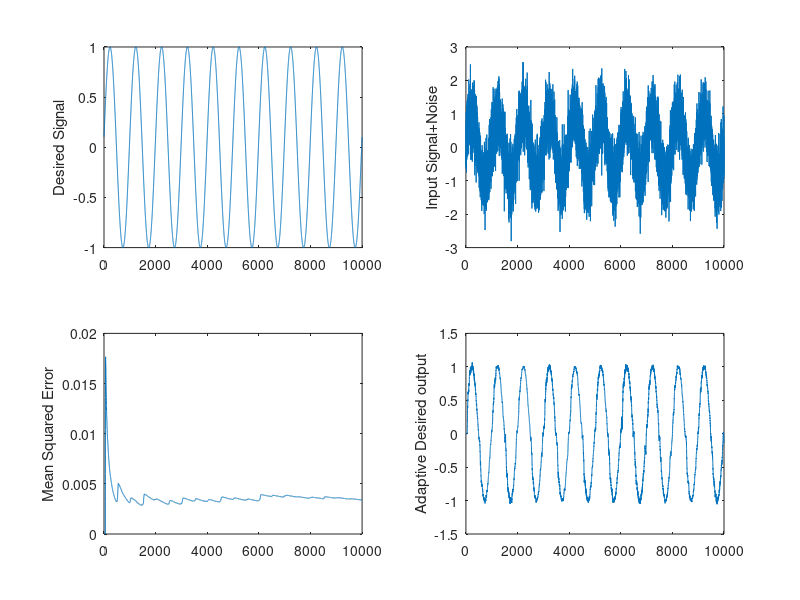

Reproduce this figure in MATLAB.
clear
close all

N=10000;    %Length of input in samples
t=[0:N-1];  %vector N integers incrementing from 0
w0=0.001;   %frequency of sinewave test input
phi=0.1;    %phase for sinewave test input
d=sin(2*pi*[1:N]*w0+phi);   %desired signal in our case just a sinewave
x=d+randn(1,N)*0.5;         %signal with noise                 %step size
M = 50;                     %LMS filter order
w=zeros(M,N);               %initialize weight vector
mu=0.01;                    %step size
for i=(M+1):N
   e(i) = d(i) -  x((i-(M)+1):i)*w(:,i);    %error calculation
   w(:,i+1) = w(:,i) + mu * e(i) * x((i-(M)+1):i)'; %weight update equation
end
for i=(M+1):N
    yd(i) = x((i-(M)+1):i)*w(:,i);  %calculate the filtered noisy input
end

for i=1:length(e)
    mse(i)= mean(e(1:i).^2);    %calculate mean squared error for plotting
end

subplot(221),plot(t,d),ylabel('Desired Signal'),
subplot(222),plot(t,x),ylabel('Input Signal+Noise'),
subplot(223),plot(t,mse),ylabel('Mean Squared Error'),
subplot(224),plot(t,yd),ylabel('Adaptive Desired output');
